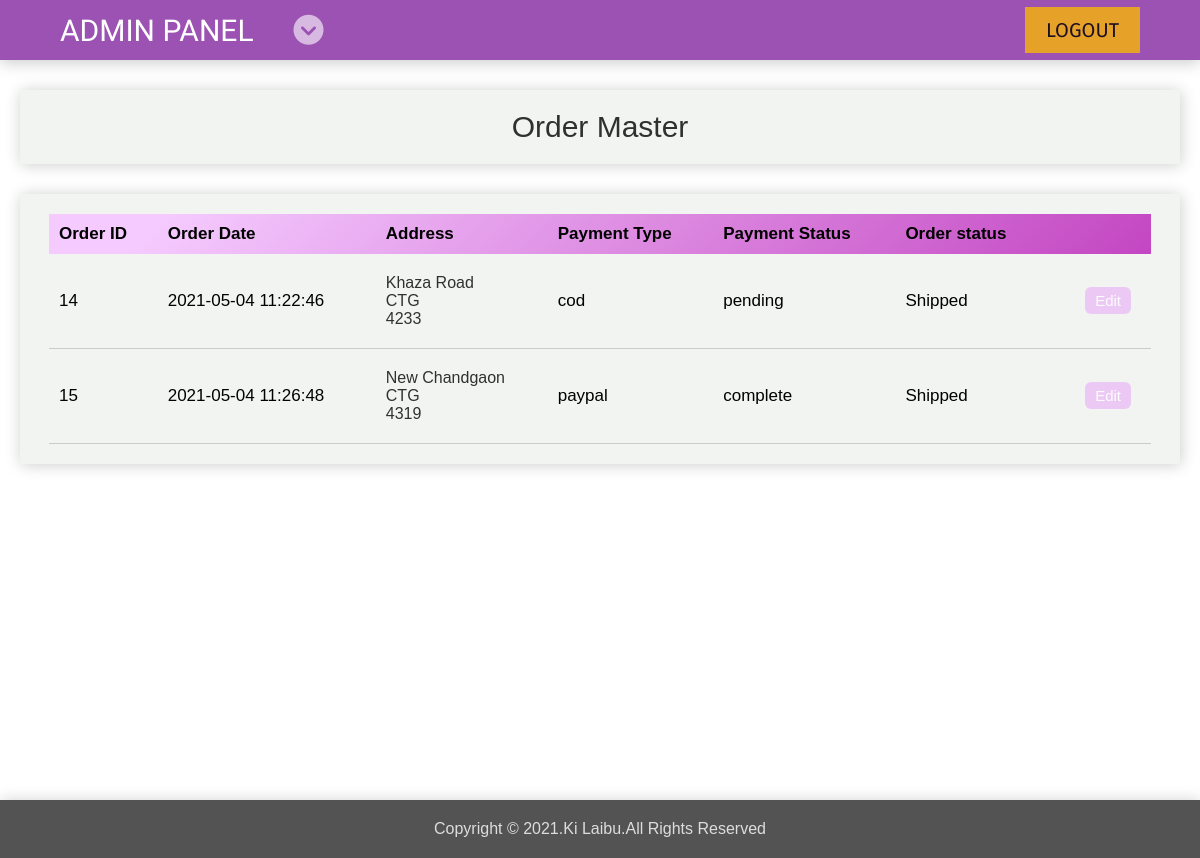
/admin/order_master.php (signed in), run on the app's committed database.
### tables this page shows
CREATE TABLE `orders` (
  `id` int(11) NOT NULL,
  `user_id` int(11) NOT NULL,
  `address` varchar(256) NOT NULL,
  `city` varchar(100) NOT NULL,
  `post_code` int(11) NOT NULL,
  `payment_type` varchar(50) NOT NULL,
  `payment_status` varchar(50) NOT NULL,
  `total_price` float NOT NULL,
  `order_status` tinyint(4) NOT NULL,
  `added_on` datetime NOT NULL
);

CREATE TABLE `order_status` (
  `id` tinyint(4) NOT NULL,
  `status` varchar(256) NOT NULL
);

### admin/order_master.php (the view)
<?php
	require('top.php');
?>
	<section class="main_sec">
		<div class="main_sec_banner">
			<h1>Order Master</h1>
		</div>
		<div class="main_sec_container">
			<div class="container">
				<table class="order_table">
					<thead>
						<tr>
							<th>Order ID</th>
							<th>Order Date</th>
							<th>Address</th>
							<th>Payment Type</th>
							<th>Payment Status</th>
							<th>Order status</th>
							<th></th>
						</tr>
					</thead>
					<tbody>
						<?php
							$sql = "SELECT orders.*,order_status.status
									FROM orders
									JOIN order_status
									ON orders.order_status = order_status.id";
							$res = mysqli_query($con,$sql);
							while($row = mysqli_fetch_assoc($res)){
						?>
								<tr>
									<td data-label="Order ID"><?php echo $row['id'] ?></td>
									<td data-label="Order Date"><?php echo $row['added_on'] ?></td>
									<td data-label="Address">
										<p><?php echo $row['address'] ?></p>
										<p><?php echo $row['city'] ?></p>
										<p><?php echo $row['post_code'] ?></p>
									</td>
									<td data-label="Payment Type"><?php echo $row['payment_type'] ?></td>
									<td data-label="Payment Status"><?php echo $row['payment_status'] ?></td>
									<td data-label="Order status"><?php echo $row['status'] ?></td>
									<td>
										<a href="manage_order.php?oid=<?php echo $row['id'] ?>" class="order_btn">Edit</a>
									</td>
								</tr>
						<?php
							}
						?>
					</tbody>
				</table>
			</div>
		</div>
	</section>
<?php
	require('footer.php');
?>

### admin/css/style.css (style rules this page uses)
* { margin: 0; padding: 0; box-sizing: border-box; }
html { font-size: 10px; font-family: arial; font-weight: 200; }
a { text-decoration: none; color: black; font-size: 2rem; }
p { font-size: 1.6rem; }
p,a,.main_sec_banner h1 { opacity: 0.8; }
h1 { font-size: 3rem; font-weight: 400; }
.container { width: 95%; margin: 0 auto; padding: 2rem 0; text-align: center; }
table { width: 100%; border-collapse: collapse; font-size: 1.7rem; }
table a { font-size: 1.7rem; margin: 0 1rem; }
table thead tr { background-image: linear-gradient( 135deg, #F5CBFF 10%, #C346C2 100%); }
table thead tr th { text-align: left; padding: 1rem; }
table tbody tr { border-bottom: 1px solid #cbcacb; }
table tbody tr td { padding:2rem 1rem; text-align: left; }
table tbody tr td:last-child { text-align: right; }
.order_btn { font-size: 1.5rem; padding: .5rem 1rem; background-color: #ecbef7 ; border-radius: .6rem; color: #fff; }
.main_sec { margin-top: 7rem; padding: 2rem; min-height: calc(100vh - 7rem); }
.main_sec_banner { padding: 2rem; text-align: center; background-color: #f1f4f0; box-shadow: 1px 1px 15px rgba(0,0,0,0.2); position: relative; }
.main_sec_container { margin-top: 3rem; background-color: #f1f4f0; box-shadow: 1px 1px 15px rgba(0,0,0,0.2); width: 100%; }

### data on the page
orders: id "14", added_on "2021-05-04 11:22:46", address "Khaza Road", city "CTG", post_code "4233", payment_type "cod", payment_status "pending", order_status.status "Shipped"
orders: id "15", added_on "2021-05-04 11:26:48", address "New Chandgaon", city "CTG", post_code "4319", payment_type "paypal", payment_status "complete", order_status.status "Shipped"
